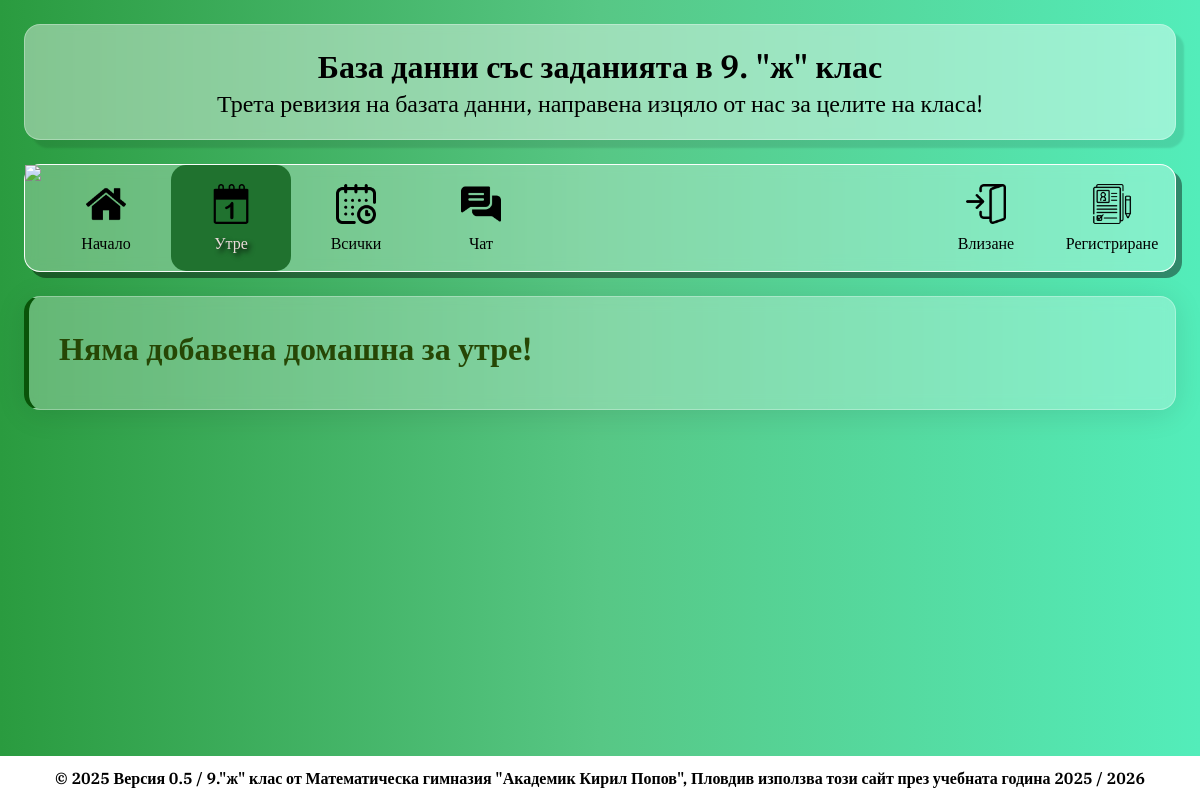
The app's page /tomorrow/, older data.
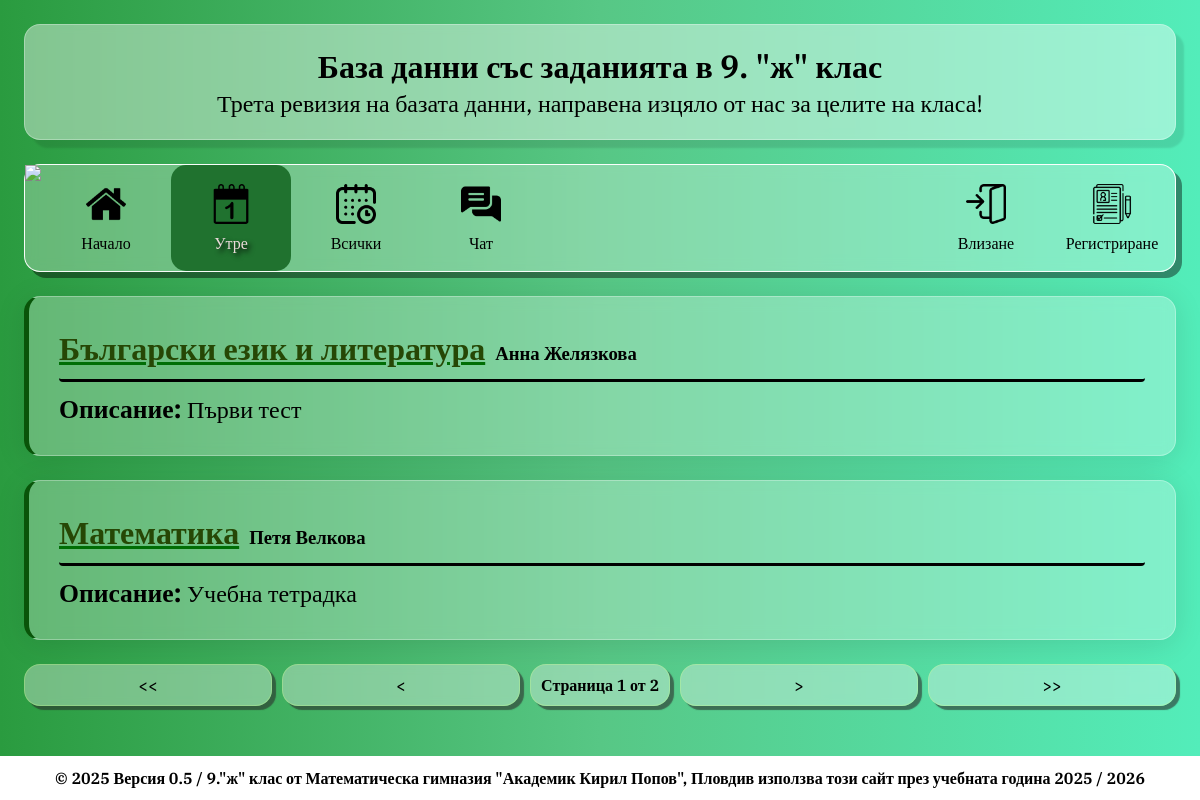
The same page, newer data.
### homework/models.py (models this page shows, shortened)
class Assignment(models.Model):
    subject = models.ForeignKey(Subject, on_delete=models.CASCADE, verbose_name="Предмет")
    description = models.TextField(verbose_name="Описание")
    addedBy = models.ForeignKey(User, null=True, default=None, on_delete=models.CASCADE, verbose_name="Добавен от потребител")
    dateAdded = models.DateTimeField("Добавено на", auto_now_add=True)
    dateDue = models.DateField(verbose_name="Крайна дата")
    class Meta:
        verbose_name = "Задание"
        verbose_name_plural = "Задания"

class Subject(models.Model):
    name = models.CharField(max_length=255, verbose_name="Предмет")
    teacher = models.CharField(max_length=255, verbose_name="Учител")
    class Meta:
        verbose_name = "Предмет"
        verbose_name_plural = "Предмети"

### homework/views.py (the view)
# urls.py: path("tomorrow/", views.TomorrowTest.as_view(), name='homework-tomorrow'),
class TomorrowTest(ListView):
    model = models.Assignment
    template_name = "homework/tomorrow.html"
    context_object_name = "assignments"
    paginate_by = 2
    def get_queryset(self):
        tomorrow = timezone.localdate() + timedelta(days=1)
        return models.Assignment.objects.filter(dateDue=tomorrow)
    def get_context_data(self, **kwargs):
        context = super().get_context_data(**kwargs)
        context['tomorrowActive'] = True
        context['title'] = "Утрешни задания"
        return context

### homework/templates/homework/tomorrow.html
{% extends 'homework/base.html'%}
{% load static %}
{%block 'content'%}
    {% for assignment in assignments%}
        <div class="assignment-box">
            <div class="subject-info">
                <a href="{% url 'homework-assignment' assignment.id%}">
                    <h1>{{assignment.subject.name}}</h1>
                </a>
                <h3>{{assignment.subject.teacher}}</h3>
            </div>
            <div class="description-info">
                <p><span class='desc'>Описание:</span> {{assignment.description}}</p>
            </div>
        </div>
    {% empty %}
        <div class="assignment-box">
            <div class="subject-info" style='border: none'>
                <h1>Няма добавена домашна за утре!</h1>
            </div>
        </div>
    {% endfor %}
    {% if is_paginated %}
        <div class='pagination'>
            {% if page_obj.has_previous %}
                <a href="?page=1">&lt &lt</a>
                <a href="?page={{assignments.previous_page_number}}">&lt;</a>
            {% else %}
                <a class='disabled' href="?page=1">&lt&lt</a>
                <a class='disabled' href="?page={{assignments.previous_page_number}}">&lt;</a>
            {% endif %}
            <span class="current">
                Страница {{ page_obj.number }} от {{ page_obj.paginator.num_pages }}
            </span>
            {% if page_obj.has_next %}
                <a href="?page={{ page_obj.next_page_number }}">&gt</a>
                <a href="?page={{ page_obj.paginator.num_pages }}">&gt&gt</a>
            {% else %}
                <a class='disabled' href='#'>&gt</a>
                <a class='disabled' href='#'>&gt&gt</a>
            {% endif %}
            </div>
    {% endif %}
{%endblock%}

Row changes from the older to the newer data that the page shows:
added Assignment: subject.name "Български език и литература", subject.teacher "Анна Желязкова", description "Първи тест"
added Assignment: subject.name "Математика", subject.teacher "Петя Велкова", description "Учебна тетрадка"
Text that changed along with them:
{{ page_obj.number }}: (not shown) → "1"
{{ page_obj.paginator.num_pages }}: (not shown) → "2"
text no longer shown: "Няма добавена домашна за утре!"
text now shown: "<< < Страница от > >>"
